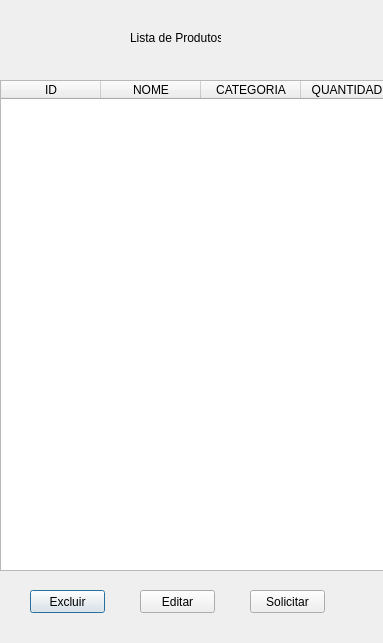
<?xml version="1.0" encoding="UTF-8"?>
<ui version="4.0">
 <class>Dialog</class>
 <widget class="QDialog" name="Dialog">
  <property name="geometry">
   <rect>
    <x>0</x>
    <y>0</y>
    <width>383</width>
    <height>643</height>
   </rect>
  </property>
  <property name="windowTitle">
   <string>Dialog</string>
  </property>
  <widget class="QTableWidget" name="tableWidget">
   <property name="geometry">
    <rect>
     <x>0</x>
     <y>80</y>
     <width>521</width>
     <height>491</height>
    </rect>
   </property>
   <column>
    <property name="text">
     <string>ID</string>
    </property>
   </column>
   <column>
    <property name="text">
     <string>NOME</string>
    </property>
   </column>
   <column>
    <property name="text">
     <string>CATEGORIA</string>
    </property>
   </column>
   <column>
    <property name="text">
     <string>QUANTIDADE</string>
    </property>
   </column>
   <column>
    <property name="text">
     <string>FABRICANTE</string>
    </property>
   </column>
  </widget>
  <widget class="QLabel" name="label">
   <property name="geometry">
    <rect>
     <x>130</x>
     <y>30</y>
     <width>91</width>
     <height>16</height>
    </rect>
   </property>
   <property name="text">
    <string>Lista de Produtos</string>
   </property>
  </widget>
  <widget class="QPushButton" name="pushButton">
   <property name="geometry">
    <rect>
     <x>30</x>
     <y>590</y>
     <width>75</width>
     <height>23</height>
    </rect>
   </property>
   <property name="text">
    <string>Excluir</string>
   </property>
  </widget>
  <widget class="QPushButton" name="pushButton_2">
   <property name="geometry">
    <rect>
     <x>140</x>
     <y>590</y>
     <width>75</width>
     <height>23</height>
    </rect>
   </property>
   <property name="text">
    <string>Editar</string>
   </property>
  </widget>
  <widget class="QPushButton" name="pushButton_3">
   <property name="geometry">
    <rect>
     <x>250</x>
     <y>590</y>
     <width>75</width>
     <height>23</height>
    </rect>
   </property>
   <property name="text">
    <string>Solicitar</string>
   </property>
  </widget>
 </widget>
 <resources/>
 <connections/>
</ui>
